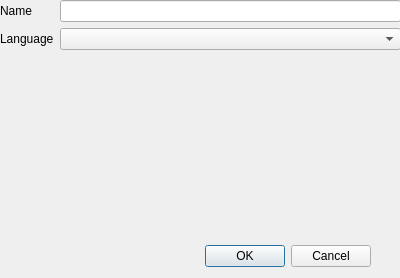
<?xml version="1.0" encoding="UTF-8"?>
<ui version="4.0">
 <class>export</class>
 <widget class="QDialog" name="export">
  <property name="geometry">
   <rect>
    <x>0</x>
    <y>0</y>
    <width>400</width>
    <height>278</height>
   </rect>
  </property>
  <property name="windowTitle">
   <string>Dialog</string>
  </property>
  <widget class="QDialogButtonBox" name="buttonBox">
   <property name="geometry">
    <rect>
     <x>30</x>
     <y>240</y>
     <width>341</width>
     <height>32</height>
    </rect>
   </property>
   <property name="orientation">
    <enum>Qt::Horizontal</enum>
   </property>
   <property name="standardButtons">
    <set>QDialogButtonBox::Cancel|QDialogButtonBox::Ok</set>
   </property>
  </widget>
  <widget class="QWidget" name="formLayoutWidget">
   <property name="geometry">
    <rect>
     <x>0</x>
     <y>0</y>
     <width>401</width>
     <height>231</height>
    </rect>
   </property>
   <layout class="QFormLayout" name="formLayout">
    <item row="0" column="0">
     <widget class="QLabel" name="label">
      <property name="text">
       <string>Name</string>
      </property>
     </widget>
    </item>
    <item row="0" column="1">
     <widget class="QLineEdit" name="le_name"/>
    </item>
    <item row="1" column="0">
     <widget class="QLabel" name="label_2">
      <property name="text">
       <string>Language</string>
      </property>
     </widget>
    </item>
    <item row="1" column="1">
     <widget class="QComboBox" name="cbx_lang"/>
    </item>
   </layout>
  </widget>
 </widget>
 <resources/>
 <connections>
  <connection>
   <sender>buttonBox</sender>
   <signal>accepted()</signal>
   <receiver>export</receiver>
   <slot>accept()</slot>
   <hints>
    <hint type="sourcelabel">
     <x>248</x>
     <y>254</y>
    </hint>
    <hint type="destinationlabel">
     <x>157</x>
     <y>274</y>
    </hint>
   </hints>
  </connection>
  <connection>
   <sender>buttonBox</sender>
   <signal>rejected()</signal>
   <receiver>export</receiver>
   <slot>reject()</slot>
   <hints>
    <hint type="sourcelabel">
     <x>316</x>
     <y>260</y>
    </hint>
    <hint type="destinationlabel">
     <x>286</x>
     <y>274</y>
    </hint>
   </hints>
  </connection>
 </connections>
</ui>
